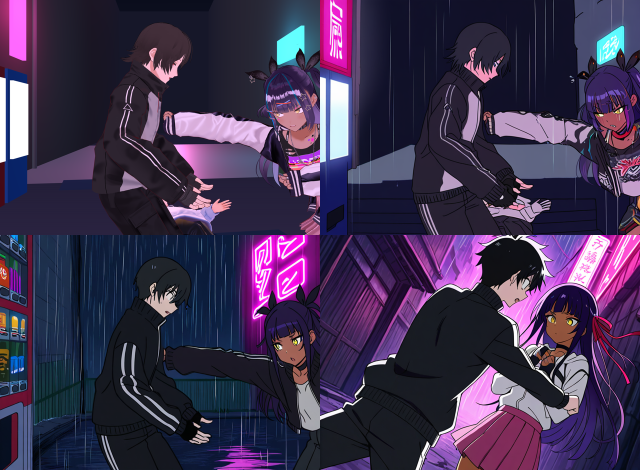
#> input picture refs/proofs/anime_methods_compare.png, 1280 x 940 px, given in place of anime_methods_compare_ours.png, which was not available (shown at 1/2 size)
$ python compare_ref.py ../refs/proofs/anime_methods_compare.png ../refs/proofs/anime_sdxl_occlusion_fail.png
#> lines starting #> are read from the running program, lines starting #| are printed output that depends on the picture; pictures that were not available may be replaced by others from this repository, and a replacement may not be noted
"""Side-by-side: reference image(s) | our 3D render(s) of the same interaction.

  python tools/compare_ref.py OUT.png "ref1.png,ref2.png" ITEM --az=.. [pose_gallery options]
"""
import subprocess
import sys
from pathlib import Path

from PIL import Image

out, refs, rest = sys.argv[1], sys.argv[2].split(","), sys.argv[3:]
tmp = str(Path(out).with_suffix("")) + "_ours.png"
subprocess.run([sys.executable, str(Path(__file__).with_name("pose_gallery.py")), tmp, *rest], check=True,
               stdout=subprocess.DEVNULL)
#> (this line was passed over: subprocess is not available in this run)
ours = Image.open(tmp)
#> ours is the input picture: PIL image 1280x940 RGB; mean R, G, B 64.4, 50.6, 81.3
h = ours.height
#> h = 940
ims = [Image.open(r).convert("RGB") for r in refs]
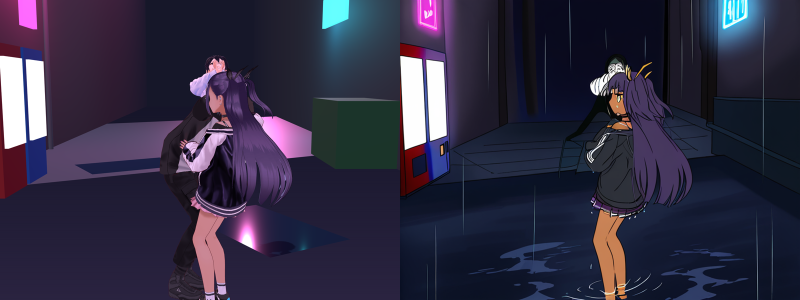
#> input picture refs/proofs/anime_sdxl_occlusion_fail.png, 1600 x 600 px (shown at 1/2 size)
#> ims = 1 item
ims = [im.resize((int(im.width * h / im.height), h)) for im in ims]
W = sum(im.width for im in ims) + ours.width + 12
#> W = 3798
sheet = Image.new("RGB", (W, h), "red")
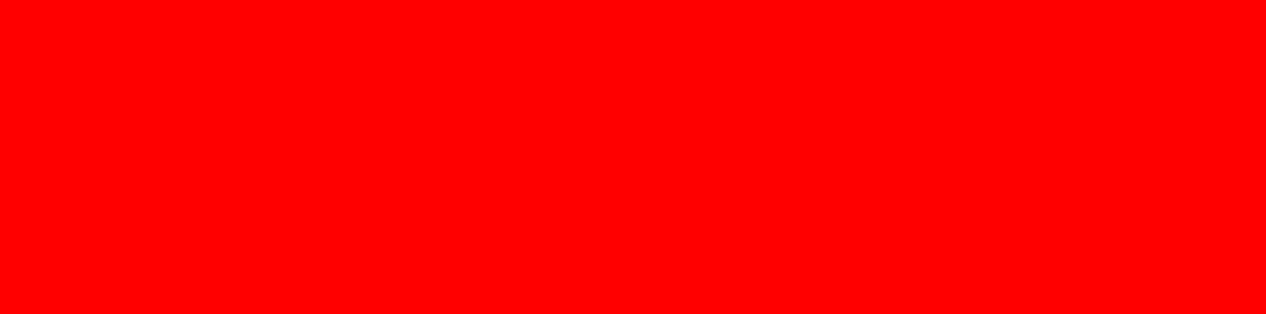
#> sheet: PIL image 3798x940 RGB (shown at 1/3 size); mean R, G, B 255, 0, 0
x = 0
for im in ims:
    sheet.paste(im, (x, 0))
    x += im.width
#> this loop made 1 pass
#> x on pass 1: 2506
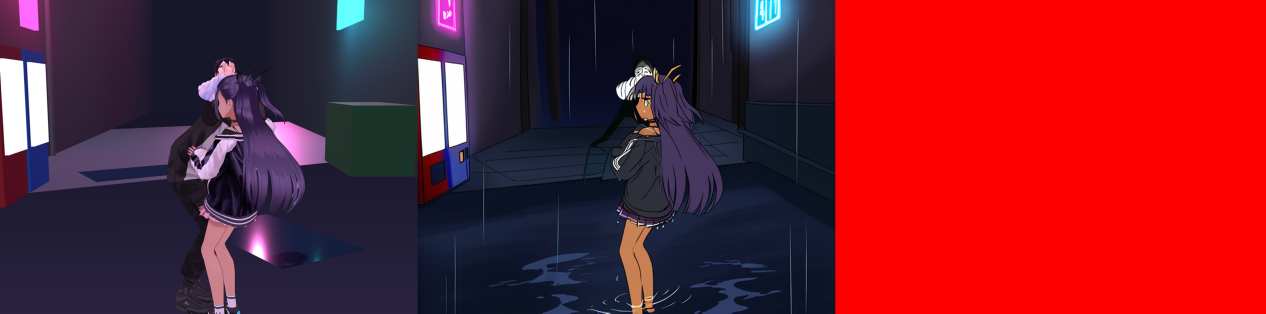
#> sheet: PIL image 3798x940 RGB (shown at 1/3 size); mean R, G, B 119, 29.6, 44
#> after the loop, x = 2506
sheet.paste(ours, (x + 12, 0))
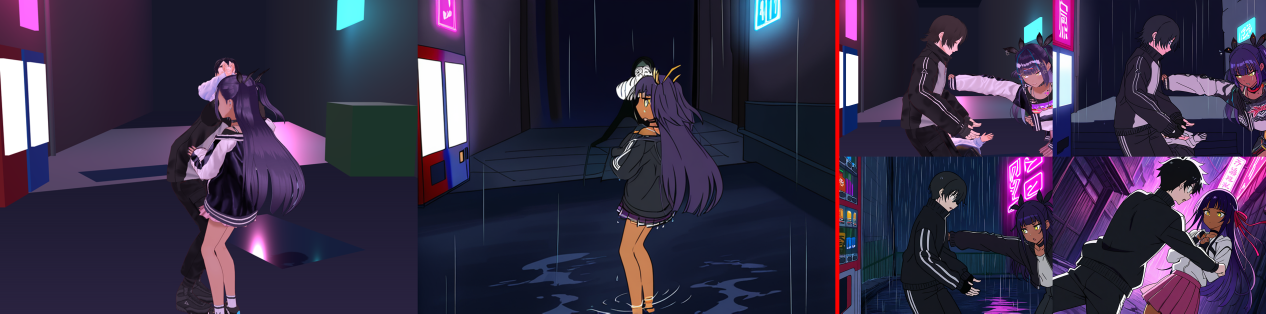
#> sheet: PIL image 3798x940 RGB (shown at 1/3 size); mean R, G, B 54.7, 46.6, 71.4
sheet.save(out)
print(out)
